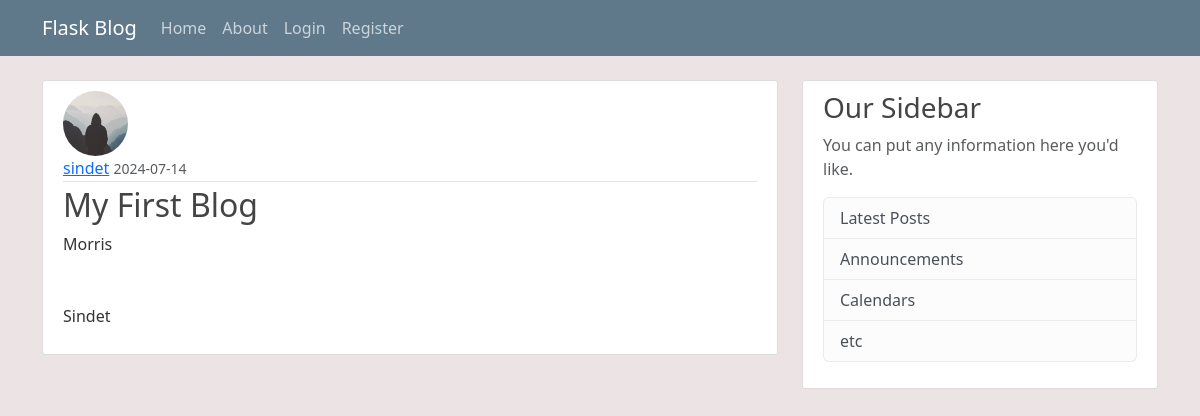
/post/1, run on the app's committed database.
### flaskblog/models.py (models this page shows, shortened)
class User(db.Model, UserMixin):
    id = db.Column(db.Integer, primary_key=True)
    username = db.Column(db.String(20), unique=True, nullable=False)
    email = db.Column(db.String(120), unique=True, nullable=False)
    image_file = db.Column(db.String(20), nullable=False, default='default.jpg')
    password = db.Column(db.String(60),  nullable=False)
    posts = db.relationship('Post', backref='author', lazy=True)

class Post(db.Model):
     id = db.Column(db.Integer, primary_key=True)
     title = db.Column(db.String(100), nullable=False)
     date_posted = db.Column(db.DateTime, nullable=False, default = datetime.utcnow)
     content = db.Column(db.Text, nullable=False)
     user_id = db.Column(db.Integer, db.ForeignKey('user.id'), nullable=False)

### flaskblog/routes.py (the view)
@app.route("/post/<int:post_id>") # routes to the post_id
def post(post_id):
    post = Post.query.get_or_404(post_id) # returns the post_id if null it returns a 404 error
    return render_template('post.html', title=post.title, post=post)

### flaskblog/templates/post.html (shortened to what this page needs)
{% extends "base.html" %}
{% block content %}
<article class="media content-section">
    <img  class="rounded-circle article-img" src="{{ url_for('static', filename = 'prof_pics/' + post.author.image_file)}}" alt="profile picture ">
    <div class="media-body">
        <div class="article-metadata">
        <a class="mr-2" href="#">{{ post.author.username }}</a>
        <small class="text-muted">{{ post.date_posted.strftime('%Y-%m-%d') }}</small>
        </div>
        <h2 class="article-title"> {{ post.title }}</h2>
        <p class="article-content">{{ post.content }}</p>
    </div>
</article>
{% endblock content %}

### flaskblog/static/main.css (style rules this page uses)
body { background: #ece4e4; color: #333333; margin-top: 5rem; }
h1, h2, h3, h4, h5, h6 { color: #444444; }
.content-section { background: #ffffff; padding: 10px 20px; border: 1px solid #dddddd; border-radius: 3px; margin-bottom: 20px; }
.article-title { color: #444444; }
.article-content { white-space: pre-line; }
.article-img { height: 65px; width: 65px; margin-right: 16px; }
.article-metadata { padding-bottom: 1px; margin-bottom: 4px; border-bottom: 1px solid #e3e3e3 }

### data on the page
User: image_file (placeholder picture), author.username "sindet"
Post: date_posted "2024-07-14", title "My First Blog", content "Morris Sindet"
